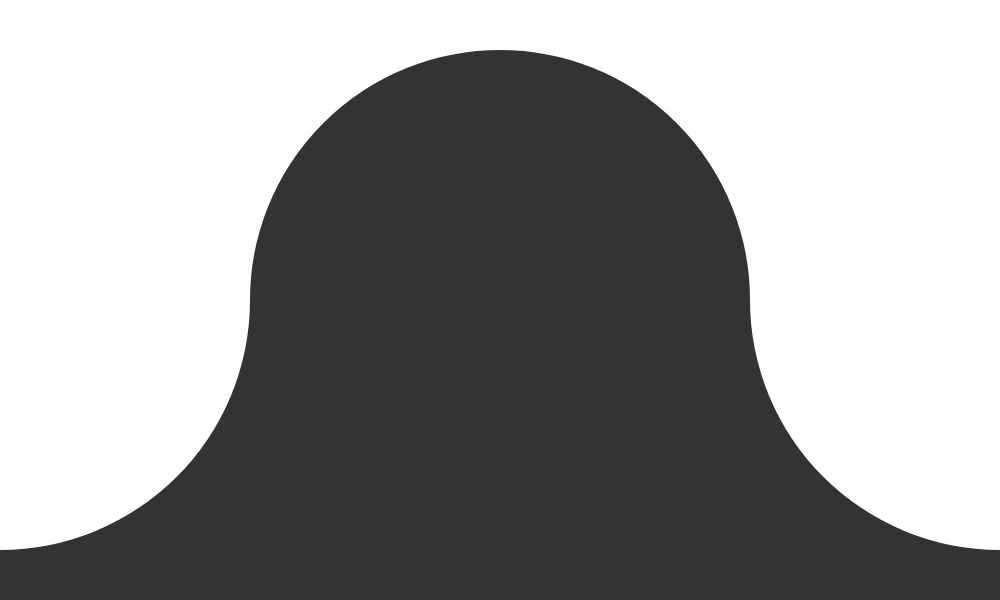
Frame 1 (no input)
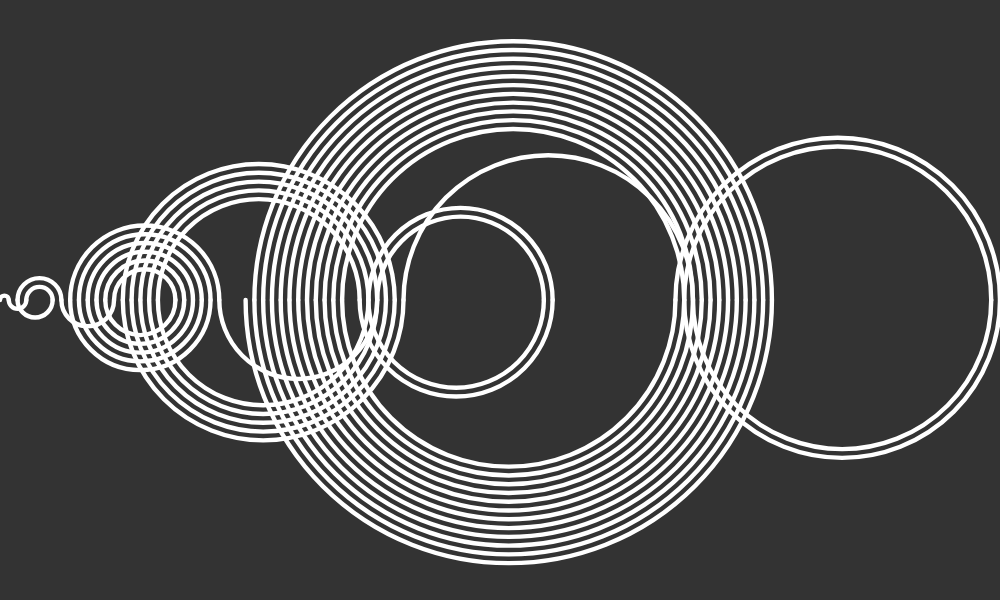
Frame 60 (no input)
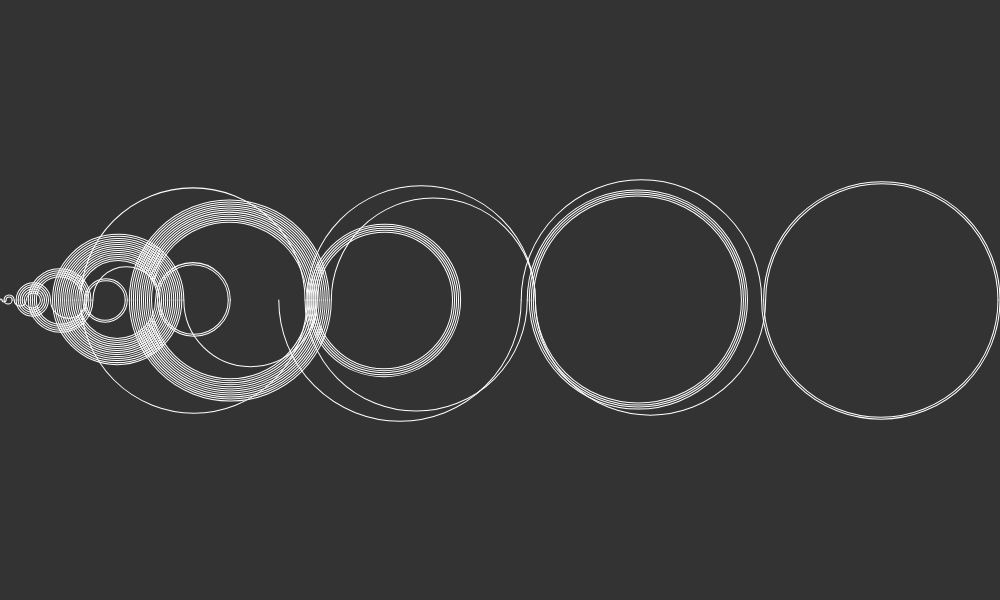
Frame 120 (the mouse pressed at the canvas centre since frame 60)

The p5.js sketch that drew these frames (run headless with seeded random() and noise() and a simulated clock; from frame 60 on, the mouse is pressed at the canvas centre):

// p5.js sketch
// ── sketch.js
let numbers = []
let count = 1
let sequence = []
let index = 0
let biggest = 0

let arcs = []

class Arc {
    constructor(start, end, dir) {
        this.start = start
        this.end = end
        this.dir = dir
    }

    show() {
        let diameter = this.end - this.start
        let x = (this.end + this.start) / 2
        stroke(255)
        noFill()
        if (this.dir == 0) {
            arc(x, 0, diameter, diameter, 0, PI)

        } else {
            arc(x, 0, diameter, diameter, PI, 0)
        }
    }
}

function step() {
    let next = index - count
    if (next < 0 || numbers[next]) {
        next = index + count
    }
    numbers[next] = true

    let a = new Arc(index, next, count % 2)
    arcs.push(a)

    index = next

    if (index > biggest) {
        biggest = index
    }

    count++
    sequence.push(index)
}


function setup() {
    createCanvas(1000, 600)
    background(51)
    strokeWeight(0.5)
    numbers[index] = true
    sequence.push(index)

}

function draw() {
    background(51)
    step()
    translate(0, height / 2)
    scale(width / biggest)
    for (let a of arcs) {
        a.show()
    }
}
